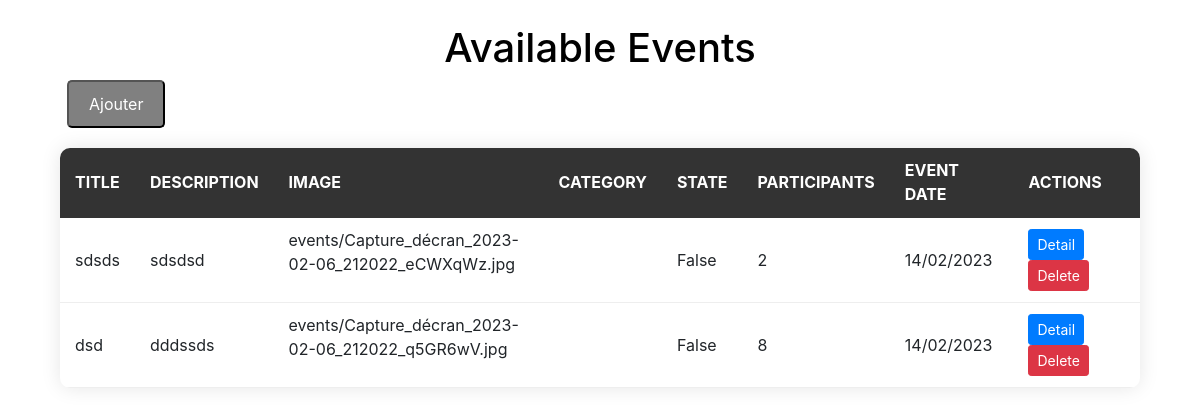
Before: /event/afficheEvt/ with the older database file.
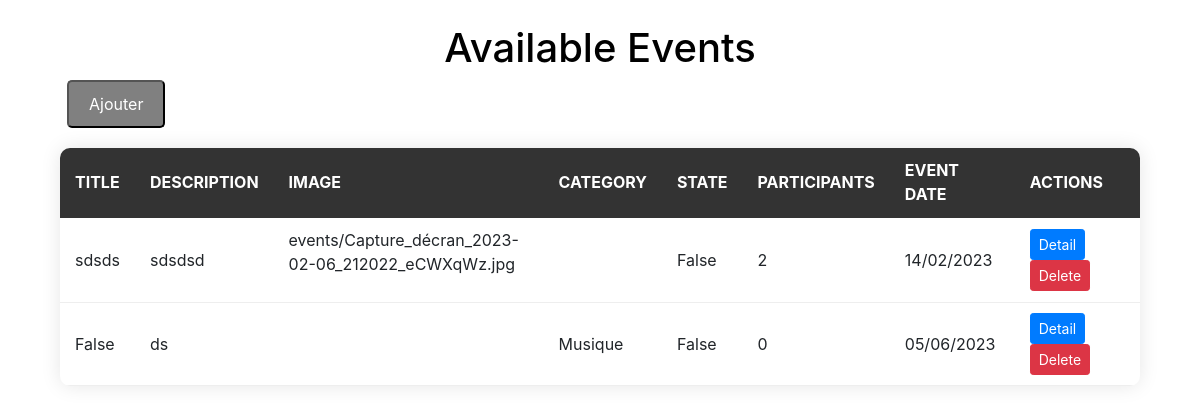
After: the same page with the newer database file.
### Event/models.py (models this page shows, shortened)
class Event(models.Model):
    DESCRIPTION_CHOICES = (
        ('Musique', 'Musique'),
        ('Cinema', 'Cinema'),
        ('Sport', 'Sport')
    )
    title = models.CharField(default=False,max_length=255)
    description = models.TextField()
    image = models.ImageField(upload_to='events/')
    state = models.BooleanField(default=False)
    nbe_participant = models.IntegerField(default=0)
    category = models.CharField(max_length=10, choices=DESCRIPTION_CHOICES)
    evt_date = models.DateTimeField()
    creation_date = models.DateTimeField(auto_now_add=True)
    update_date = models.DateTimeField(auto_now=True)
    organizer=models.ForeignKey(
        Person,
        on_delete=models.CASCADE
    )
    participations=models.ManyToManyField(
         Person,
         related_name="participations",
         through="Participation"
    )
    class Meta:
        constraints = [
            models.CheckConstraint(check=models.Q(evt_date__gte=datetime.now()), name='Date doit être superieur au date systeme'),
        ]
    """  @receiver(post_save, sender='Event.Participation')
    def increment_participation_count(sender, instance, created, **kwargs):
     if created:
        instance.event.nbe_participant += 1
        instance.event.save() """

### Event/views.py (the view)
# urls.py: path("afficheEvt/",ListEvt,name="Aff"),
def ListEvt(request):
    evt=Event.objects.all()
    """resultat ="----".join(e.title for e in evt)
    return HttpResponse(resultat) """
    return render(request,"Event/afficheEvt.html",{"e":evt})

### Templates/Event/afficheEvt.html (shortened to what this page needs)
<!DOCTYPE html>
<html>
    <head>
        <link rel="stylesheet" href="https://stackpath.bootstrapcdn.com/bootstrap/4.3.1/css/bootstrap.min.css">
<body >
      <br>
    <h1 style="color: black;">Available Events</h1>
    <div class="cont">
    <button style="background-color: grey; color: white; padding: 10px 20px; border-radius: 5px;margin-left: 67px;margin-bottom: 20px;"><a href="{% url 'Add'  %}" style="text-decoration: none; color: white;">Ajouter</a></button>
  <table>
    <thead>
        <tr>
            <th>Title</th>
        <th>Description</th>
        <th>Image</th>
        <th>Category</th>
        <th>State</th>
        <th>Participants</th>
        <th>Event Date</th>
        <th>Actions</th>
        </tr>
    </thead>
    <tbody>
        {% for ee in e %}
      <tr>
        <td>{{ee.title}}</td>
        <td>{{ee.description}}</td>
        <td><p class="text-wrap">{{ee.image}}</p></td>
        <td>{{ee.category}}</td>
        <td>{{ee.state}}</td>
        <td>{{ee.nbe_participant}}</td>
        <td>{{ ee.evt_date|date:"d/m/Y" }}</td>
        <td>
            <button class="btn btn-sm btn-primary"><a href="{% url 'D' ee.title %}">Detail</a></button>
            <button class="btn btn-sm btn-danger"><a href="{% url 'supprimer' ee.id %}">Delete</a></button>
        </td>
      </tr>
      {% endfor %}
    </tbody>
</table>
</div>
</body>
</html>

### Templates/Event/afficheEvt.html (style rules this page uses)
a { text-decoration: none; color: white; }
h1 { text-align: center; }
table { margin-top: 20px; margin: 0 auto; width: 90%; border-collapse: collapse; border-radius: 10px; overflow: hidden; box-shadow: 0 0 20px rgba(0, 0, 0, 0.1); background-color: #fff; }
th, td { padding: 10px 15px; text-align: left; border-bottom: 1px solid #eee; }
th { background-color: #333; color: #fff; font-weight: bold; text-transform: uppercase; border-bottom: 2px solid #333; }
.text-wrap { word-wrap: break-word; width: 240px; }

Changed rows visible on the page:
removed Event: title "dsd", description "dddssds", image "events/Capture_décran_2023-02-06_212022_q5GR6wV.jpg", state "False", nbe_participant "8", evt_date "14/02/2023"
added Event: title "False", description "ds", category "Musique", state "False", nbe_participant "0", evt_date "05/06/2023"
